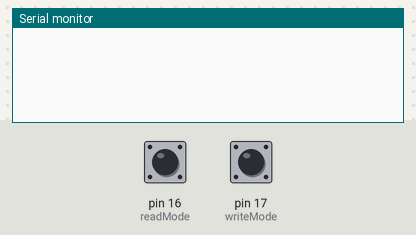
A sketch run on a simulated Arduino Uno, built with avr-gcc and run on an emulated ATmega328P. Shown: the last lines printed to the serial monitor. The inputs (shaded band) are chosen by the test bench; at power-on: pin 16 (readMode) HIGH, pin 17 (writeMode) HIGH. EEPROM starts erased.

Above: at 1.2 s.
1.3 s: pin 16 (readMode) pulled LOW for 0.15 s
At 2.6 s:
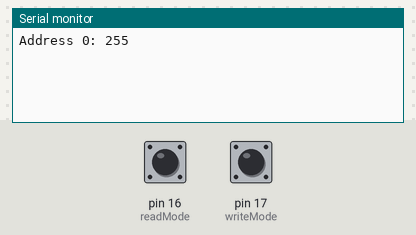
2.9 s: pin 17 (writeMode) pulled LOW for 0.15 s
At 3.8 s:
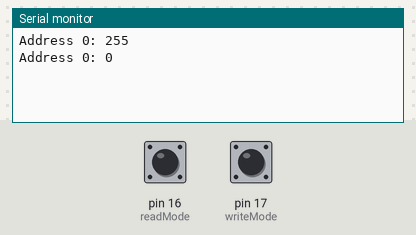
4.5 s: pin 17 (writeMode) pulled LOW for 1 s
At 6.1 s:
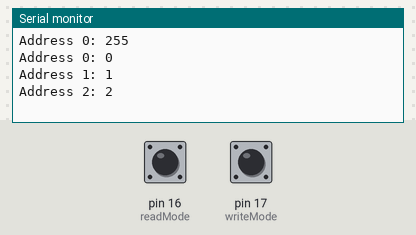
Timing chart, 0 to 7.6 s (numbered marks = the images above; inputs shaded):
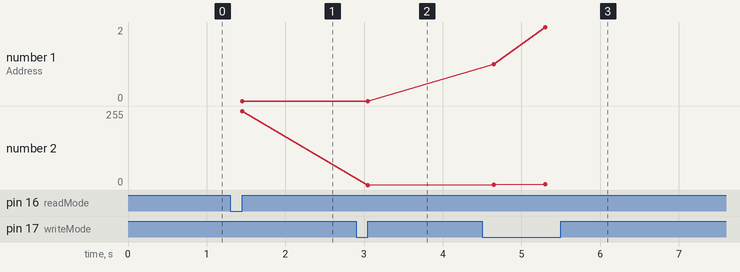

Measured:
- after the input at 1.3 s, the serial monitor: prints a new line after 0.15 s (image 1)
- after the input at 2.9 s, the serial monitor: prints a new line after 0.15 s (image 2)
- after the input at 4.5 s, the serial monitor: prints a new line after 0.15 s (image 3)
- plotted number 1: 0 → 2 after the input at 4.5 s
- plotted number 2: 0 → 2 after the input at 4.5 s

The sketch:

Lab_5_Program_5.2.ino
```cpp
#include<EEPROM.h>
#define readMode 16
#define writeMode 17
int addrR = 0;
int addrW = 0;
byte data;
void setup() {
  pinMode(readMode,INPUT);
  pinMode(writeMode,INPUT);
  Serial.begin(115200);

}

void loop() {
  if(digitalRead(readMode) == 0){
    delay(150);

  data = EEPROM.read(addrR);
  Serial.print("Address ");
  Serial.print(addrR,HEX);
  Serial.print(": ");
  Serial.println(data);
  addrR;
  delay(500);
  }
  if(digitalRead(writeMode) == 0){
    delay(150);
    data++;
    if(data<256) EEPROM.write(addrW,data);
      else data = 0;
    Serial.print("Address ");
    Serial.print(addrW,HEX);
    Serial.print(": ");
    Serial.println(data);
    addrW++;
    delay(500);
  }
}
```
